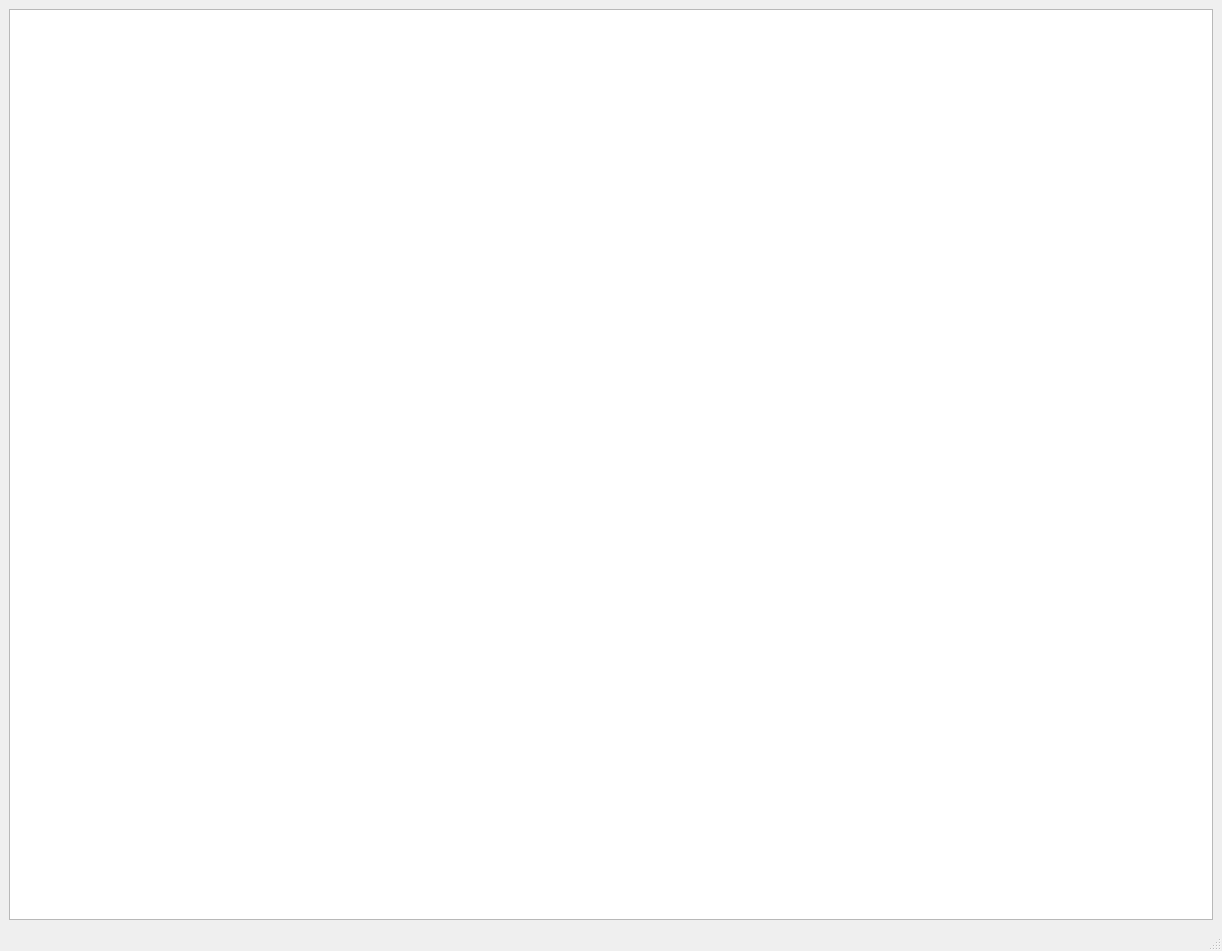
<?xml version="1.0" encoding="UTF-8"?>
<ui version="4.0">
 <class>MainWindow</class>
 <widget class="QMainWindow" name="MainWindow">
  <property name="geometry">
   <rect>
    <x>0</x>
    <y>0</y>
    <width>1222</width>
    <height>951</height>
   </rect>
  </property>
  <property name="windowTitle">
   <string>MainWindow</string>
  </property>
  <widget class="QWidget" name="centralwidget">
   <layout class="QHBoxLayout" name="horizontalLayout">
    <item>
     <widget class="QGraphicsView" name="graphicsView"/>
    </item>
   </layout>
  </widget>
  <widget class="QMenuBar" name="menubar">
   <property name="geometry">
    <rect>
     <x>0</x>
     <y>0</y>
     <width>1222</width>
     <height>24</height>
    </rect>
   </property>
  </widget>
  <widget class="QStatusBar" name="statusbar"/>
 </widget>
 <resources/>
 <connections/>
</ui>
